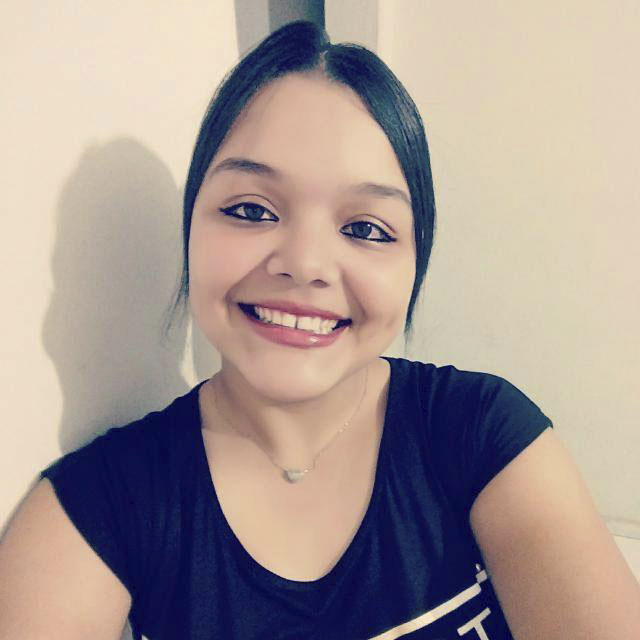
#> input picture img/ingrid-color.jpg, 640 x 640 px
$ python brilho.py
#> lines starting #> are read from the running program, lines starting #| are printed output that depends on the picture
import cv2

img = cv2.imread('img/ingrid-color.jpg') #load rgb image
#> img is the input picture: shape (640, 640, 3); mean B, G, R 146.5, 151.9, 166.7
hsv = cv2.cvtColor(img, cv2.COLOR_BGR2HSV) #convert it to hsv
#> hsv: shape (640, 640, 3); mean H, S, V 41.6, 81.3, 178.7

h, s, v = cv2.split(hsv)
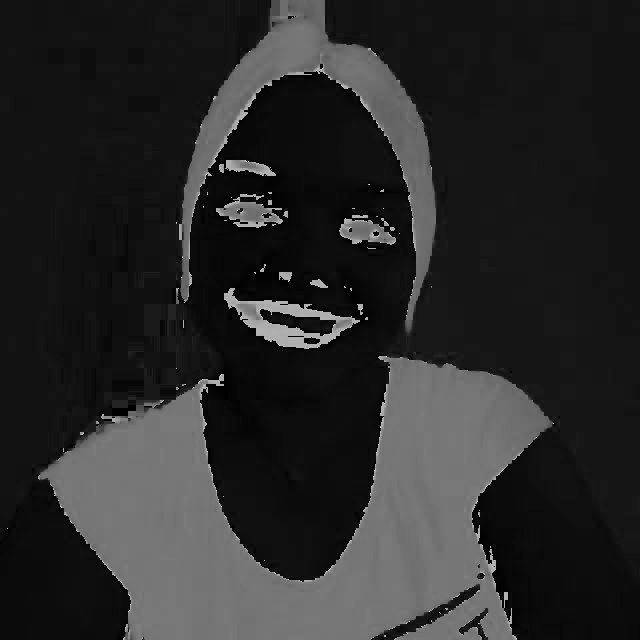
#> h: shape (640, 640); min 0, max 179, mean 41.6
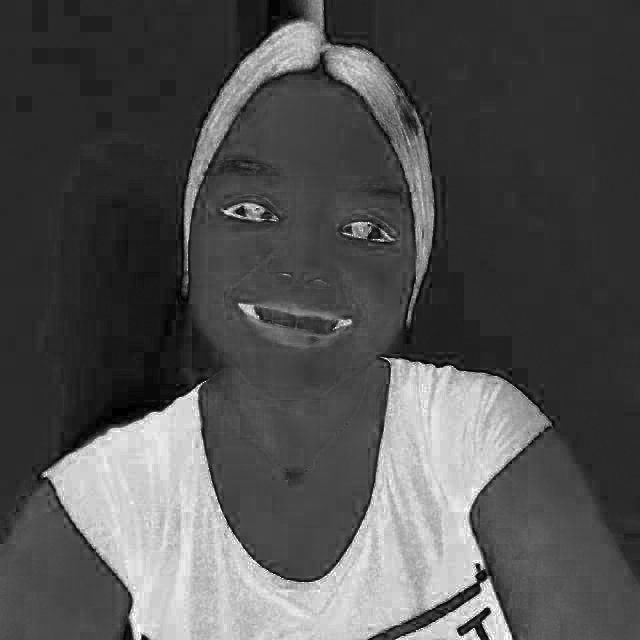
#> s: shape (640, 640); min 0, max 255, mean 81.3
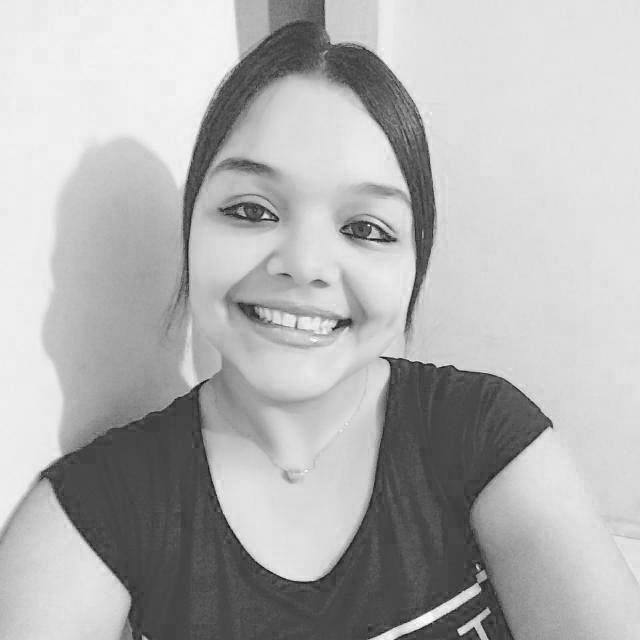
#> v: shape (640, 640); min 14, max 255, mean 178.7
v += 100
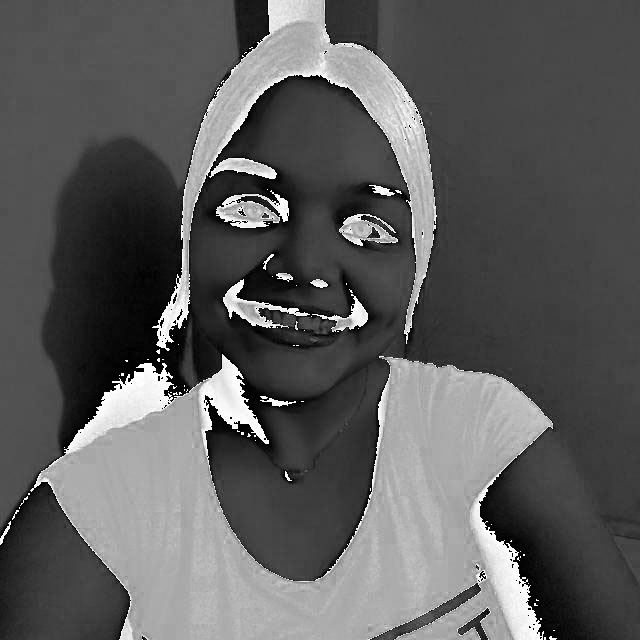
#> v: shape (640, 640); min 0, max 255, mean 91.9
final_hsv = cv2.merge((h, s, v))
#> final_hsv: shape (640, 640, 3); mean H, S, V 41.6, 81.3, 91.9

res = cv2.cvtColor(final_hsv, cv2.COLOR_HSV2BGR)
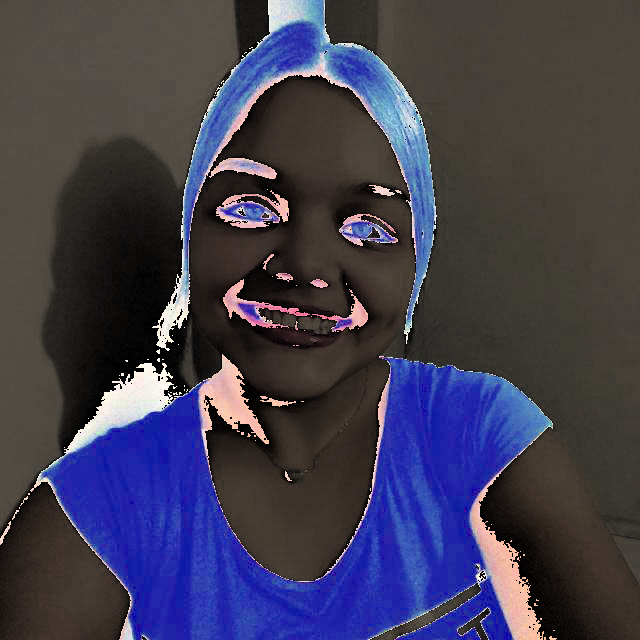
#> res: shape (640, 640, 3); mean B, G, R 81.5, 60.8, 63.6

cv2.imshow('', res)
cv2.waitKey(0)
